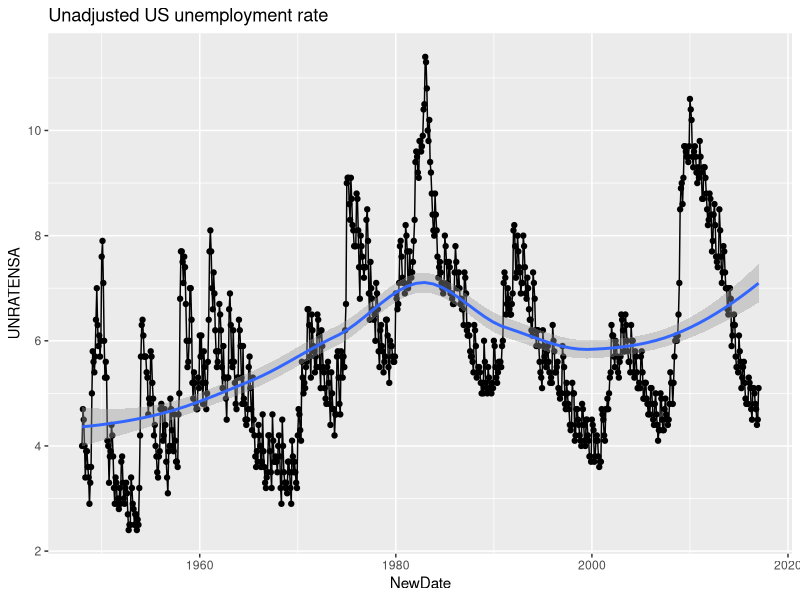

Reproduce this figure in R. (Note: this script raises an error after producing the figure.)
## ---- chunk 1

unemployment <- read.csv("./UNRATENSA.csv", head = TRUE)

library(ggplot2)
library(broom)
library(tidyr)
library(gridExtra)

unemployment$NewDate <- seq(1948.000, 2017.000, length = 829)

ggplot(unemployment, aes(x = NewDate, y = UNRATENSA)) + geom_point() + geom_line() + geom_smooth() + labs(title = "Unadjusted US unemployment rate")


unemployment.lo <- loess(UNRATENSA ~ NewDate, degree = 2, data = unemployment)

unemployment.lo.df <- augment(unemployment.lo)

#ggplot(unemployment.lo.df, aes(x= NewDate, y = .resid)) +geom_smooth(span = .25) + geom_line()

unemployment.lo2 <- loess(.resid~NewDate, span = 0.01, data = unemployment.lo.df)
unemployment.lo2.df <- augment(unemployment.lo2)
names(unemployment.lo2.df) = c(".resid", "NewDate", ".fitted", ".se.fit", ".resid2")

#ggplot(unemployment.lo2.df, aes(x = NewDate, y = .resid2)) + geom_point() + geom_line()

#ggplot(unemployment.lo2.df, aes(sample = .resid2)) + stat_qq()  

Year <- unemployment$NewDate
Trend <- unemployment.lo.df$.fitted - mean(unemployment.lo.df$.fitted)
Oscillatory <- unemployment.lo2.df$.fitted
Residuals <- unemployment.lo2.df$.resid2
unemployment.ts <- data.frame(Year, Trend, Oscillatory, Residuals)

unemployment.ts.long <- unemployment.ts%>% gather(type, UNDATANSA, Trend: Residuals)
unemployment.ts.long$type <- factor (unemployment.ts.long$type, levels = c("Trend", "Oscillatory", "Residuals"))
#ggplot(unemployment.ts.long, aes(x=Year, y = UNDATANSA))+geom_line()+facet_grid(~type)

#var(Trend)
#var(Oscillatory)
#var(Residuals)
# Residuals explain the most here, possibly seasonal as that hasn't been pulled out yet.

seasonal <- ts(unemployment$UNRATENSA, frequency = 12)

unemployment.stl <- stl(seasonal, s.window = 29, s.degree = 0)

year.cut <- cut_number(time(unemployment$NewDate), n=5)
unemployment2 <- data.frame(year=unemployment$NewDate, unemployment.stl$time.series, year.cut)
#ggplot(unemployment2, aes(x=year, y=seasonal)) + geom_line() + facet_wrap(~year.cut, ncol=1, scales="free_x")

monthplot(unemployment.stl, choice="seasonal")
# So, unemployment is highest after the holidays end (Jan-March), seems to be a definite seasonal component.

#ggplot(unemployment2, aes(x= Year, y = Trend+remainder)) + geom_line() + geom_smooth()

# Seems to show that when seasonal info is removed, there is not really any clear trend, just residual noise left over.

#unemployment.month <- data.frame(unemployment2, month = factor(1:12)) # Can't get to work for above plot like Brad does, necessary though?

seasonal.alone <- unemployment2$seasonal

#var(seasonal.alone)
# Super low

unemployment.s.ts <- data.frame(Year, Oscillatory, Trend, Residuals, seasonal.alone)

unemployment.s.ts.long <- unemployment.s.ts %>% gather(type, UNDATANSA, seasonal.alone:Residuals:Oscillatory)

ggplot(unemployment.s.ts.long, aes(x = Year, y = UNDATANSA)) + geom_line() + facet_wrap(~type, ncol = 1)
# Of all the components, it seems like the oscillatory component explains the greatest amount of the variation seen in the original plot from above. Seem to be at least 6 cycles in unemployment over the years, seemingly pretty irregular. Trend explains some of the variance, but there doesn't seem to be much of an actual pattern to it, slow increase until 1980 then a slight decrease until 2000 and a slight increase again after that. Seasonal variation regularly explains a decent amount of the variation, so seasonality deffinitely has an impact on unemployment, but it isn't huge, and interestingly it seems to be decreasing with time.

## ---- chunk 2

housing <- read.csv("./HOUST.csv", head = TRUE)

housing$NewDate <- seq(1959.000, 2017.000, length = 697)

unemployment.post1959 <- unemployment[133:829,]

housing.plot <- ggplot(housing, aes(x = NewDate, y = HOUST)) + geom_line() +labs(title = "Number of new homes constructed per month (Y axis reversed)", x = "Date", y = "Housing starts (thousands)") + scale_y_reverse()

unemployment.plot <- ggplot(unemployment.post1959, aes(x = NewDate, y = UNRATENSA)) + geom_line()  + labs(title = "Unadjusted monthly US unemployment rate", x= "Date", y = "Unemployment rate")

grid.arrange(housing.plot, unemployment.plot)

